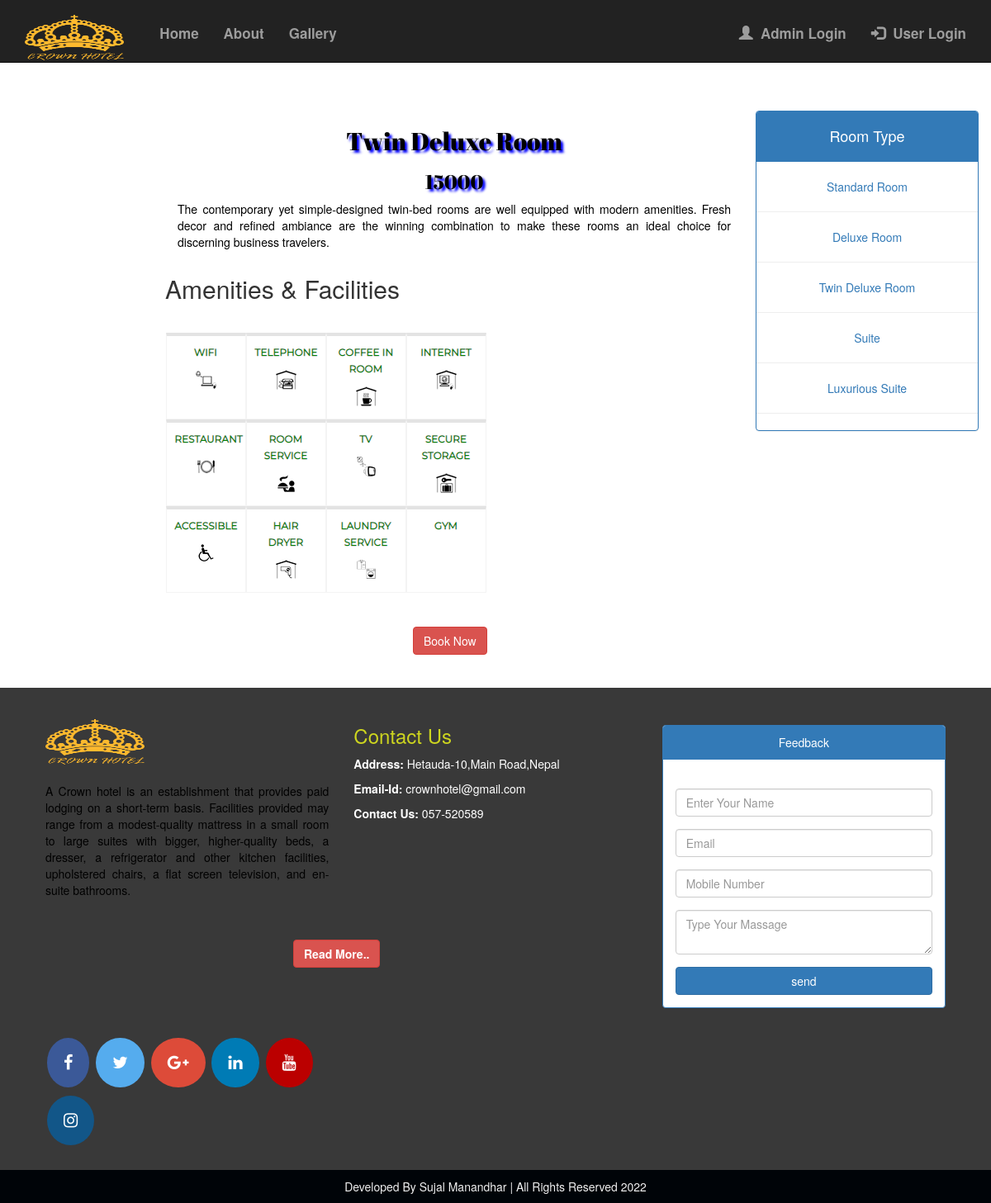
Page /room_details.php?room_id=23 on the committed database.
### tables this page shows
CREATE TABLE `rooms` (
  `room_id` int(11) NOT NULL,
  `room_no` int(11) NOT NULL,
  `type` varchar(100) NOT NULL,
  `price` bigint(20) NOT NULL,
  `details` text NOT NULL,
  `image` varchar(255) NOT NULL
);

### room_details.php (the view, shortened to what this page needs)
<!DOCTYPE html>
<html>
<head>
  <link rel="stylesheet" href="https://maxcdn.bootstrapcdn.com/bootstrap/3.4.0/css/bootstrap.min.css">
  <link href="css/style.css"rel="stylesheet"/>
  <link rel="stylesheet" href="https://cdnjs.cloudflare.com/ajax/libs/font-awesome/4.7.0/css/font-awesome.min.css">
</head>
<body style="margin-top:50px;">
	<?php
      include('Menu Bar.php')
  ?><br><br><br>
	<div class="container-fluid"style="margin-top:2%;">
		<div class="continer">
			<div class="row">
				<div class="col-sm-2"></div>
				<div class="col-sm-7">
<?php
include('connection.php');
$room_id=$_GET['room_id'];
$sql=mysqli_query($con,"select * from rooms where room_id='$room_id' ");
$res=mysqli_fetch_assoc($sql);
?>
		<h2 class="Ac_Room_Text"><?php echo $res['type']; ?></h2>
    <h3 class="Ac_Room_Text"><?php echo $res['price']; ?></h3>
		<p class="text-justify">
      <?php echo $res['details']; ?>
</p>
    <div class="row">
      <h2>Amenities & Facilities</h2>
      <img src="image/icon/wifi.png"class="img-responsive">
      <a href="Login.php" class="btn btn-danger">Book Now</a><br><br>
      </div>
	</div>
				<div class="col-sm-3">
					<div class="panel panel-primary">
					<div class="panel-heading">
						<h4 align="center">Room Type</h4>
					</div><br>
					<div class="panel-body-right text-center">
						<?php
            include('connection.php');
            $sql1=mysqli_query($con,"select * from rooms");
           while($result1= mysqli_fetch_assoc($sql1))
           {
            ?>
            <a href="room_details.php?room_id=<?php echo $result1['room_id']; ?>"><?php echo $result1['type']; ?></a><hr>
            <?php } ?>
					</div>
				</div>
				</div>
			</div>
		</div>
	</div>
  <?php
      include('footer.php')
  ?>
</body>
</html>

### css/style.css (style rules this page uses)
* { margin: 0px; padding: 0px; }
h3 { color: white; }
.text-justify { color: black; }
.Ac_Room_Text { font-family: 'Abril Fatface', cursive; color: black; text-shadow: 3px 3px 3px blue; text-align: center; }
.btn-danger { margin: 20px; margin-left: 300px; }

### rows in the picture
rooms: type "Twin Deluxe Room", price "15000", details "The contemporary yet simple-designed twin-bed rooms are well equipped with modern amenities. Fresh decor and refined ambiance are the winning combination to make these rooms an ideal choice for discerning business travelers."
rooms: type "Standard Room"
rooms: type "Deluxe Room"
rooms: type "Suite"
rooms: type "Luxurious Suite"
